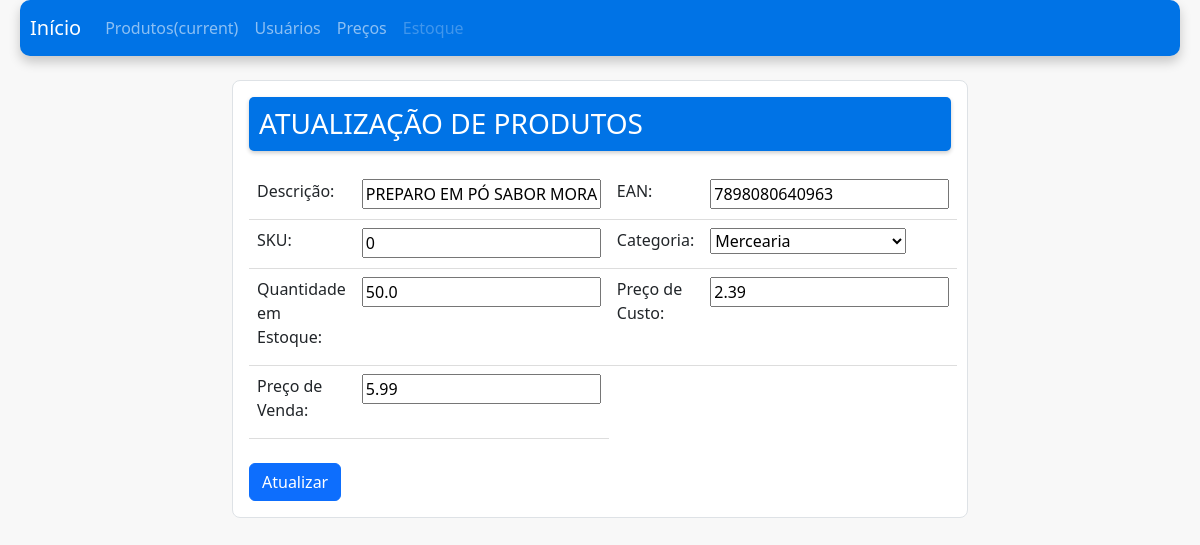
/estoque/update_produto/7898080640963/, run on an earlier commit of the app's database.
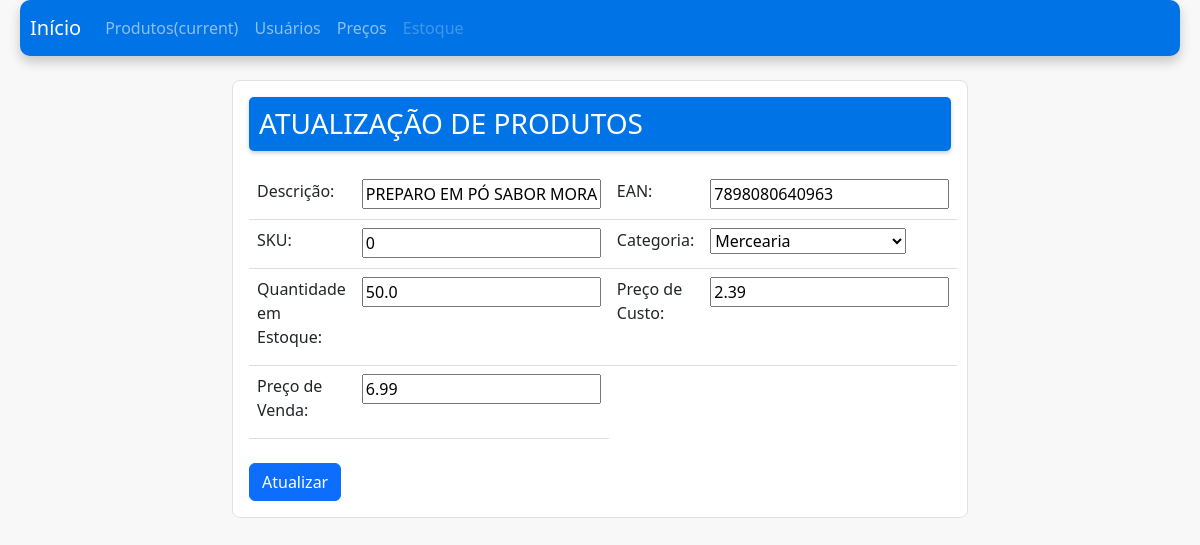
And on a later commit of the database.
### estoque/models.py (models this page shows, shortened)
class Produto(models.Model):
    descricao = models.CharField(max_length=40)
    ean = models.CharField(max_length=13)
    sku = models.CharField(max_length=20)
    categoria = models.ForeignKey(Categoria, on_delete=models.SET_NULL, null=True)
    quantidade = models.FloatField(null=True)
    preco_custo = models.FloatField(null=True)
    preco_venda = models.FloatField(null=True)
    slug = models.SlugField(unique=True, blank=True, null=True)
    """ função que salva com seu próprio método
        e depois recorre ao super (classe Pai) """

### estoque/views.py (the view)
# urls.py: path('update_produto/<slug:slug>/', views.update_produto, name='update_produto'),
def update_produto(request, slug):
    produto = get_object_or_404(Produto, slug=slug)
    if request.method == "POST":
        produto = Produto.objects.get(slug=slug)
        form = ProdutoForm(request.POST, instance=produto)
        if form.is_valid():
            form.save()
            succes_message = 'Produto atualizado com sucesso!'
            messages.success(request, escape(succes_message))
            return redirect(reverse('add_produto'))
    else:
        form = ProdutoForm(instance=produto)
    return render(request, 'update_produto.html', {'form': form, 'produto': produto})

### estoque/forms.py
class ProdutoForm(forms.ModelForm):
    class Meta:
        model = Produto
        fields = "__all__"

### estoque/models.py (called while the page is built)
    def __str__(self):
        return self.titulo

### estoque/templates/update_produto.html (shortened to what this page needs)
{% extends "base.html" %}
{% block 'body' %}
<div class="container mt-4 mb-4">
    <div class="row justify-content-center">
        <div class="col-md-8">
            <div class="card shadow-0 border rounded-3">
                <div class="card-body">
                    <form action="{% url 'update_produto' slug=produto.slug%}" method="POST" enctype="multipart/form-data">
                        <h3 class="form-title">ATUALIZAÇÃO DE PRODUTOS</h3>
                        <table class="table">
                            <tr>
                                <td class="table-no-border"><label for="{{ form.descricao.id_for_label }}" class="form-label">Descrição:</label></td>
                                <td>{{ form.descricao }}</td>
                                <td class="table-no-border"><label for="{{ form.ean.id_for_label }}" class="form-label">EAN:</label></td>
                                <td>{{ form.ean }}</td>
                            </tr>
                            <tr>
                                <td class="table-no-border"><label for="{{ form.sku.id_for_label }}" class="form-label">SKU:</label></td>
                                <td>{{ form.sku }}</td>
                                <td class="table-no-border"><label for="{{ form.categoria.id_for_label }}" class="form-label">Categoria:</label></td>
                                <td>{{ form.categoria }}</td>
                            </tr>
                            <tr>
                                <td class="table-no-border"><label for="{{ form.quantidade.id_for_label }}" class="form-label">Quantidade em Estoque:</label></td>
                                <td>{{ form.quantidade }}</td>
                                <td class="table-no-border"><label for="{{ form.preco_custo.id_for_label }}" class="form-label">Preço de Custo:</label></td>
                                <td>{{ form.preco_custo }}</td>
                            </tr>
                            <tr>
                                <td class="table-no-border"><label for="{{ form.preco_venda.id_for_label }}" class="form-label">Preço de Venda:</label></td>
                                <td>{{ form.preco_venda }}</td>
                            </tr>
                        </table>
                        <div class="mt-4">
                            <button type="submit" class="btn btn-primary">Atualizar</button>
                        </div>
                    </form>
                </div>
            </div>
        </div>
    </div>
</div>
{% endblock %}

What changed in the data, as far as the page shows it:
changed Produto "PREPARO EM PÓ SABOR MORANGO 400G ITALAC": preco_venda "5.99" → "6.99"
